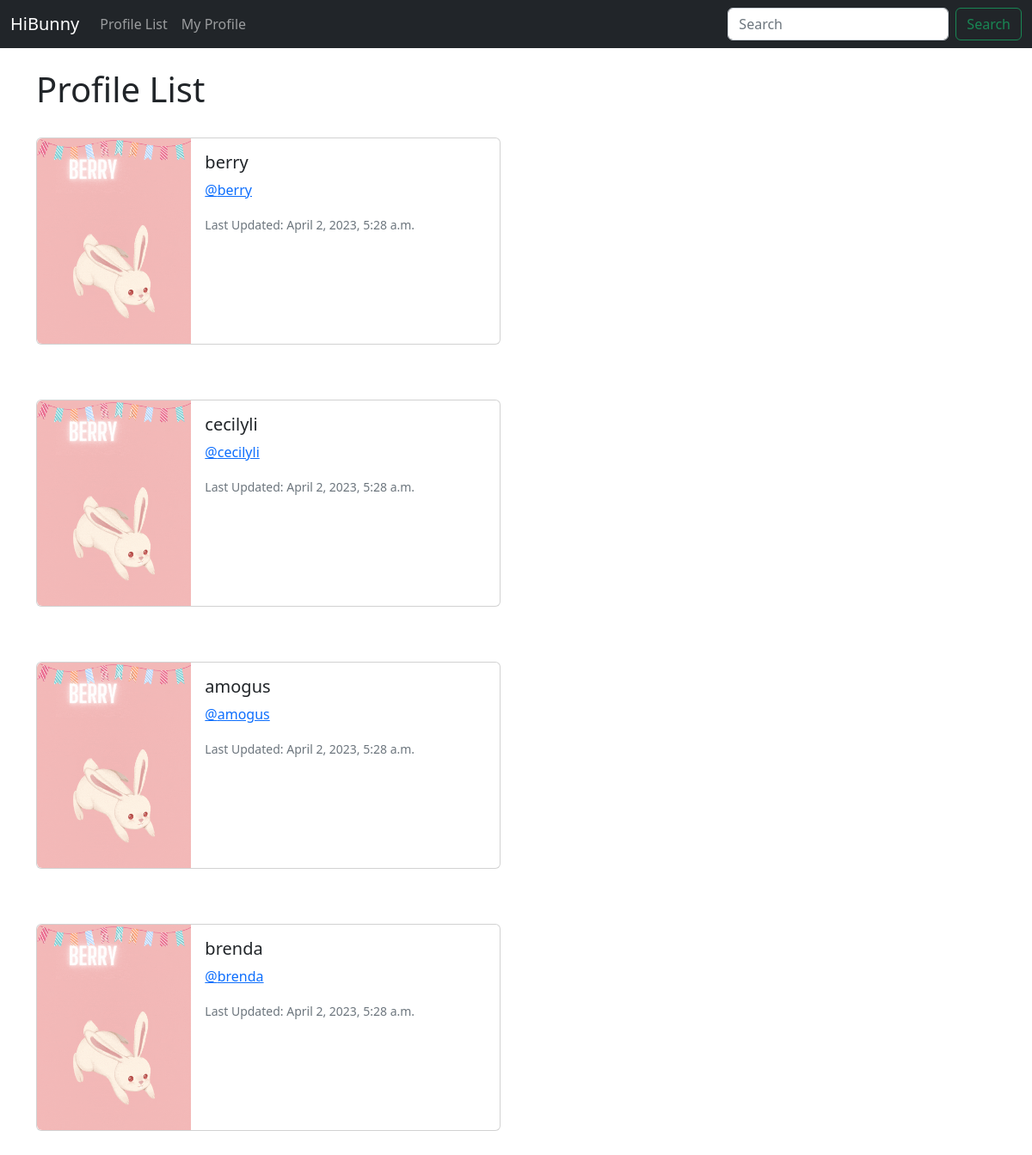
Screenshot of /profile_list/ (signed in) with the database file from the repository.
### hibunny/models.py (models this page shows, shortened)
class Profile(models.Model):
    user = models.OneToOneField(User, on_delete=models.CASCADE)
    follows = models.ManyToManyField("self",
                                     related_name="followed_by",
                                     symmetrical=False,
                                     blank=True)
    date_modified = models.DateTimeField(User, auto_now=True)

### hibunny/views.py (the view)
# urls.py: path('profile_list/', views.profile_list, name='profile_list'),
def profile_list(request):
    if request.user.is_authenticated:
        profiles = Profile.objects.exclude(user=request.user)
        return render(request, 'profile_list.html', {
        'profiles': profiles,
        })
    else:
        messages.success(request, ("You must log in to see!"))
        return redirect('home')

### hibunny/templates/profile_list.html
{% extends 'base.html' %}
{% load static %}
{% block content %}
<h1>Profile List</h1>
<br />
{% if profiles %}
    {% for profile in profiles %}
    <div class="card mb-3" style="max-width: 540px;">
        <div class="row g-0">
          <div class="col-md-4">
            <img src="{% static '/images/Berry The Bunny.gif' %}" class="img-fluid rounded-start" alt="profile">
          </div>
          <div class="col-md-8">
            <div class="card-body">
              <h5 class="card-title">{{ profile.user.username }}</h5>
              <p class="card-text"><a href="{% url 'profile' profile.user.id %}">@{{ profile.user.username | lower }}</a></p>
              <p class="card-text"><small class="text-muted">Last Updated: {{ profile.date_modified }}</small></p>
            </div>
          </div>
        </div>
      </div>
      <br><br>
        {% endfor %}
{% endif %}
{% endblock %}

### hibunny/templates/base.html (shortened to what this page needs)
<!doctype html>
<html lang="en">
<head>
    <link href="https://cdn.jsdelivr.net/npm/bootstrap@5.2.3/dist/css/bootstrap.min.css" rel="stylesheet"
>
</head>
<body>
    {% include 'navbar.html' %}
    <br />
    <div class="container">
        {% block content %}
        {% endblock %}
    </div>
</body>
</html>

### hibunny/templates/navbar.html (shortened to what this page needs)
<nav class="navbar navbar-expand-lg navbar-dark bg-dark">
    <div class="container-fluid">
      <a class="navbar-brand" href="{% url 'home' %}">HiBunny</a>
      <div class="collapse navbar-collapse" id="navbarSupportedContent">
        <ul class="navbar-nav me-auto mb-2 mb-lg-0">
          <li class="nav-item">
            <a class="nav-link" href="{% url 'profile_list' %}">Profile List</a>
          </li>
          {% if user.is_authenticated %}
          <li class="nav-item">
            <a class="nav-link" href="{% url 'profile' request.user.id %}">My Profile</a>
          </li>
          {% endif %}
        </ul>
        <form class="d-flex" role="search">
          <input class="form-control me-2" type="search" placeholder="Search" aria-label="Search">
          <button class="btn btn-outline-success" type="submit">Search</button>
        </form>
      </div>
    </div>
  </nav>

### rows the page displays
Profile: user.username "berry", date_modified "April 2, 2023, 5:28 a.m."
Profile: user.username "cecilyli", date_modified "April 2, 2023, 5:28 a.m."
Profile: user.username "amogus", date_modified "April 2, 2023, 5:28 a.m."
Profile: user.username "brenda", date_modified "April 2, 2023, 5:28 a.m."
